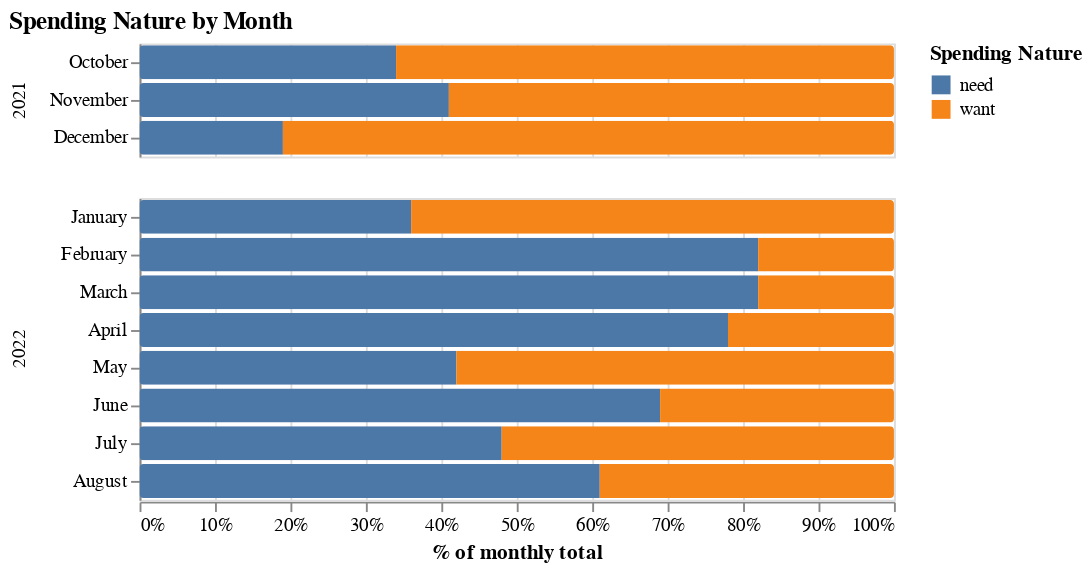

Source (notebook cell):
### Code cell
data = need_want
bars = (
    alt.Chart(need_want).mark_bar(cornerRadius=2).encode(
        x=alt.X('sum(perc_total)', stack="normalize",
                axis=alt.Axis(format='%'), title='% of monthly total'),
        y=alt.Y('month:O', title=None, sort=['January', 'February', 'March', 'April', 'May',
                'June', 'July', 'August', 'September', 'October', 'November', 'December']),
        color=alt.Color('nature', title='Spending Nature')
    )
)

alt.layer(bars, data=data).facet(row=alt.Row("year", title=None)).resolve_scale(
    y="independent"
).properties(
    title='Spending Nature by Month')

### Figure 1 — Vega-Lite specification as saved in the notebook (floating-point values rounded to 4 significant figures)
{"config": {"view": {"continuousWidth": 400, "continuousHeight": 300}}, "data": {"name": "data-9cc5eb0263fb5e9ea54d4f67d367b6d7"}, "facet": {"row": {"field": "year", "title": null, "type": "quantitative"}}, "spec": {"layer": [{"mark": {"type": "bar", "cornerRadius": 2}, "encoding": {"color": {"field": "nature", "title": "Spending Nature", "type": "nominal"}, "x": {"aggregate": "sum", "axis": {"format": "%"}, "field": "perc_total", "stack": "normalize", "title": "% of monthly total", "type": "quantitative"}, "y": {"field": "month", "sort": ["January", "February", "March", "April", "May", "June", "July", "August", "September", "October", "November", "December"], "title": null, "type": "ordinal"}}}]}, "resolve": {"scale": {"y": "independent"}}, "title": "Spending Nature by Month", "$schema": "https://vega.github.io/schema/vega-lite/v4.17.0.json", "datasets": {"data-9cc5eb0263fb5e9ea54d4f67d367b6d7": [{"year": 2021, "month": "December", "nature": "need", "amount": 692.2, "perc_total": 19.0}, {"year": 2021, "month": "December", "nature": "want", "amount": 3018.0, "perc_total": 81.0}, {"year": 2021, "month": "November", "nature": "need", "amount": 923.4, "perc_total": 41.0}, {"year": 2021, "month": "November", "nature": "want", "amount": 1327.0, "perc_total": 59.0}, {"year": 2021, "month": "October", "nature": "need", "amount": 794.1, "perc_total": 34.0}, {"year": 2021, "month": "October", "nature": "want", "amount": 1538.0, "perc_total": 66.0}, {"year": 2022, "month": "April", "nature": "need", "amount": 1008.0, "perc_total": 78.0}, {"year": 2022, "month": "April", "nature": "want", "amount": 278.4, "perc_total": 22.0}, {"year": 2022, "month": "August", "nature": "need", "amount": 513.9, "perc_total": 61.0}, {"year": 2022, "month": "August", "nature": "want", "amount": 322.1, "perc_total": 39.0}, {"year": 2022, "month": "February", "nature": "need", "amount": 1737.0, "perc_total": 82.0}, {"year": 2022, "month": "February", "nature": "want", "amount": 370.3, "perc_total": 18.0}, {"year": 2022, "month": "January", "nature": "need", "amount": 583.8, "perc_total": 36.0}, {"year": 2022, "month": "January", "nature": "want", "amount": 1042.0, "perc_total": 64.0}, {"year": 2022, "month": "July", "nature": "need", "amount": 706.4, "perc_total": 48.0}, {"year": 2022, "month": "July", "nature": "want", "amount": 768.7, "perc_total": 52.0}, {"year": 2022, "month": "June", "nature": "need", "amount": 430.1, "perc_total": 69.0}, {"year": 2022, "month": "June", "nature": "want", "amount": 191.5, "perc_total": 31.0}, {"year": 2022, "month": "March", "nature": "need", "amount": 858.6, "perc_total": 82.0}, {"year": 2022, "month": "March", "nature": "want", "amount": 183.2, "perc_total": 18.0}, {"year": 2022, "month": "May", "nature": "need", "amount": 529.8, "perc_total": 42.0}, {"year": 2022, "month": "May", "nature": "want", "amount": 736.2, "perc_total": 58.0}]}}
